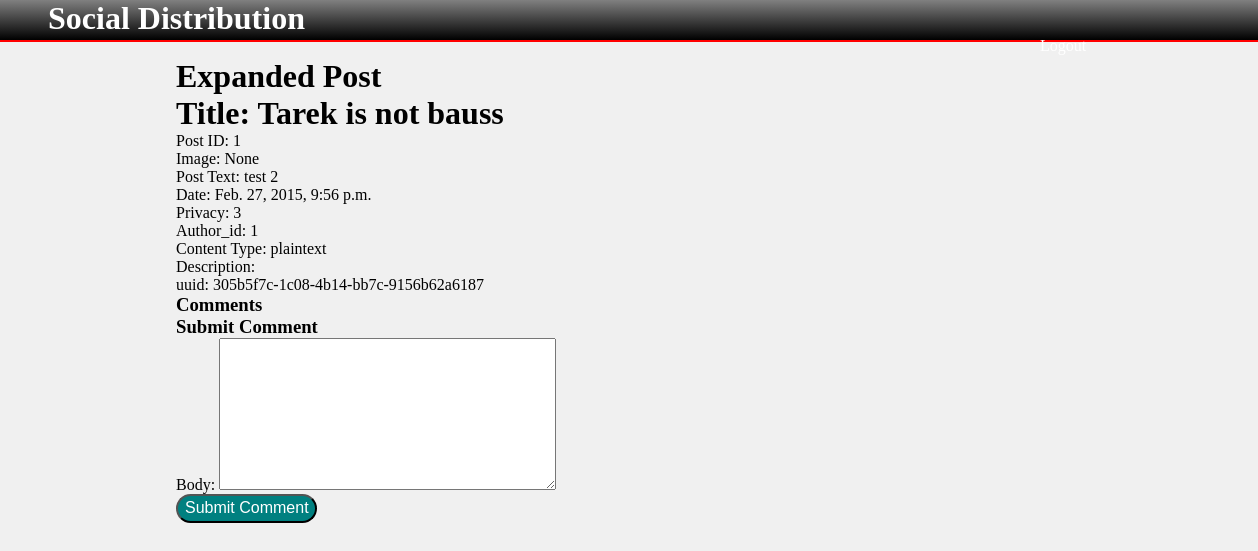
The app's page /posts/1/ (signed in), older data.
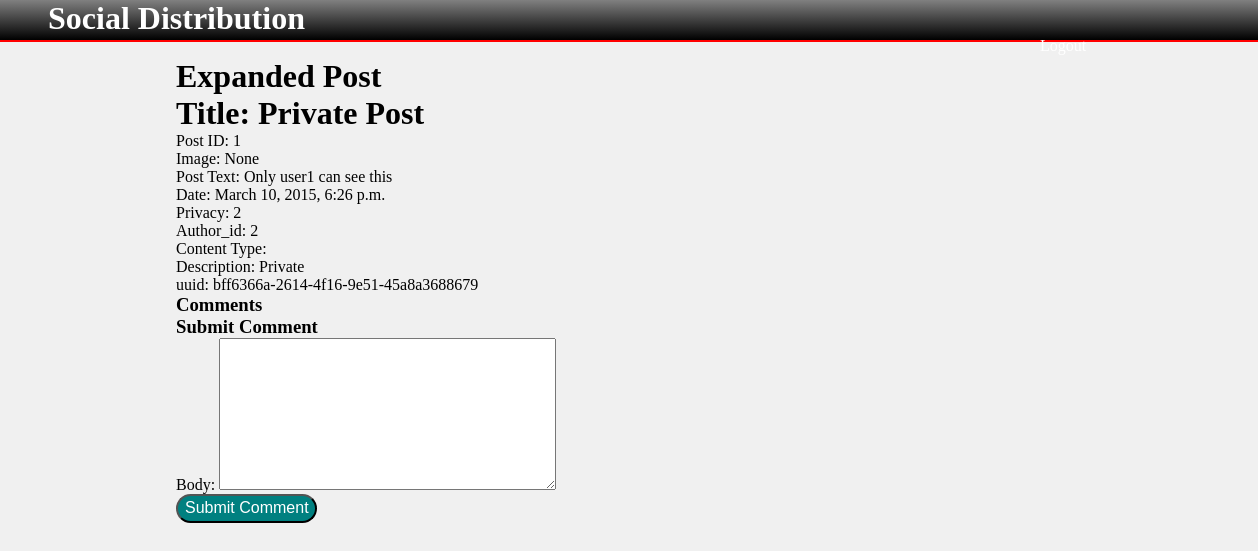
The same page, newer data.
### posts/models.py (models this page shows, shortened)
class Post(models.Model):
    uuid = models.CharField(max_length=36, default = uuid.uuid4)
    PRIVACY_CHOICES = (('1', 'Public'),
                      ('2', 'Private'),
                      ('3','Custom'),
                      ('4','Friends'))
    title = models.CharField(max_length=128, blank=True)
    description = models.CharField(max_length=512, blank=True)
    content_type = models.CharField(max_length=16)
    post_text = models.TextField(max_length=2048)
    image = models.ImageField(upload_to='post_images', blank=True)
    author = models.ForeignKey(Profile)
    date = models.DateTimeField('date posted')
    privacy = models.CharField(max_length=1, choices=PRIVACY_CHOICES)
    allowed=models.ManyToManyField(User,null=True,blank=True)

### posts/views.py (the view)
# urls.py: url(r'^posts/(?P<post_id>\d+)/$',views.expand_post,name='expand_post'),
def expand_post(request,post_id):
    post = Post.objects.get(id=post_id)
    current_profile = Profile.objects.get(user_id=request.user.id)
    comments = None
    if request.method == 'POST':
        comment_form = CommentForm(data=request.POST)
        if comment_form.is_valid():
            body = comment_form.cleaned_data['body']
            newComment = Comment(body=body, date=timezone.now(), author=current_profile, post_id=post)
            newComment.save()
        else:
            print comment_form.errors
        return redirect('/')
    else:
        comments = Comment.objects.filter(post_id=post_id).order_by('date')
        comment_form = CommentForm()
    return render(request, 'posts/expand_post.html',{'comments':comments, 'comment_form':comment_form, 'post':post})

### posts/forms.py
class CommentForm(forms.ModelForm):
    class Meta:
        model= Comment
        fields = ("body",)

### templates/posts/expand_post.html (shortened to what this page needs)
<!DOCTYPE html>
{% load static %}
<html>
	<head>
		<link rel="stylesheet" href="{% static 'css/design.css' %}" />
	</head>
	<body>
	<div class="banner">
		<a href="/"><h1 class="white inline">Social Distribution</h1></a>
		<a class="pads" href="/logout"><p class="white inline">Logout</p></a>
	</div>
    <div class="margins center">
	<h1> Expanded Post </h1>
   	<h1>Title: {{post.title}}</h1>
			<div>
			<p>Post ID: {{post.id}}</p>
            <p>Image:
            {% if post.image %}
                <br/> <img src="/static/{{post.image.url}}" alt="{{post.image.url}}" height="100" width="100"/></p>
            {% else %}
                None</p>
            {% endif %}
			<p>Post Text: {{post.post_text}}</p>
			<p>Date: {{post.date}} </p>
			<p>Privacy: {{post.privacy}} </p>
			<p>Author_id: {{post.author_id}} </p>
			<p>Content Type: {{post.content_type}} </p>
			<p>Description: {{post.description}} </p>
			<p>uuid: {{post.uuid}} </p>
		</div>
		<h3>Comments </h3>
		<h3> Submit Comment</h3>
		<div>
			<span>
				<form method="POST" action="/posts/{{post.id}}/">
					{{comment_form.as_p}}
		        	<input type="submit" name="submit_comment" value="Submit Comment" />
		        </form>
		    </span>
		</div>
		</div>
	</body>
</html>

### static/css/design.css (style rules this page uses)
.banner { background: linear-gradient(grey, black); width: 100%; height:2.5em; position: absolute; top: 0; left: 0; padding-left:3em; border-bottom: 0.15em solid red; }
.inline { display:inline; }
.pads { padding-left:62em; }
input[type="submit"] { -webkit-border-radius: 21; -moz-border-radius: 21; border-radius: 21px; font-family: Arial; color: #ffffff; font-size: 16px; background: #008080; padding: 3px 6px 4px 7px; text-decoration: none; }
.margins { margin-left:10em; margin-right:10em; margin-top:2.65em; }
.center { padding:1em; }
.white { color:white; }
* { margin: 0; padding: 0; }
html { background-color:#F0F0F0 ; }
a { color:blue; }
a:link { text-decoration: none; }

Row changes from the older to the newer data that the page shows:
changed Post id 1: title "Tarek is not bauss" → "Private Post"; post_text "test 2" → "Only user1 can see this"; date "Feb. 27, 2015, 9:56 p.m." → "March 10, 2015, 6:26 p.m."; privacy "3" → "2"; author_id "1" → "2"; description (not shown) → "Private"; uuid "305b5f7c-1c08-4b14-bb7c-9156b62a6187" → "bff6366a-2614-4f16-9e51-45a8a3688679"; content_type "plaintext" → (not shown)
